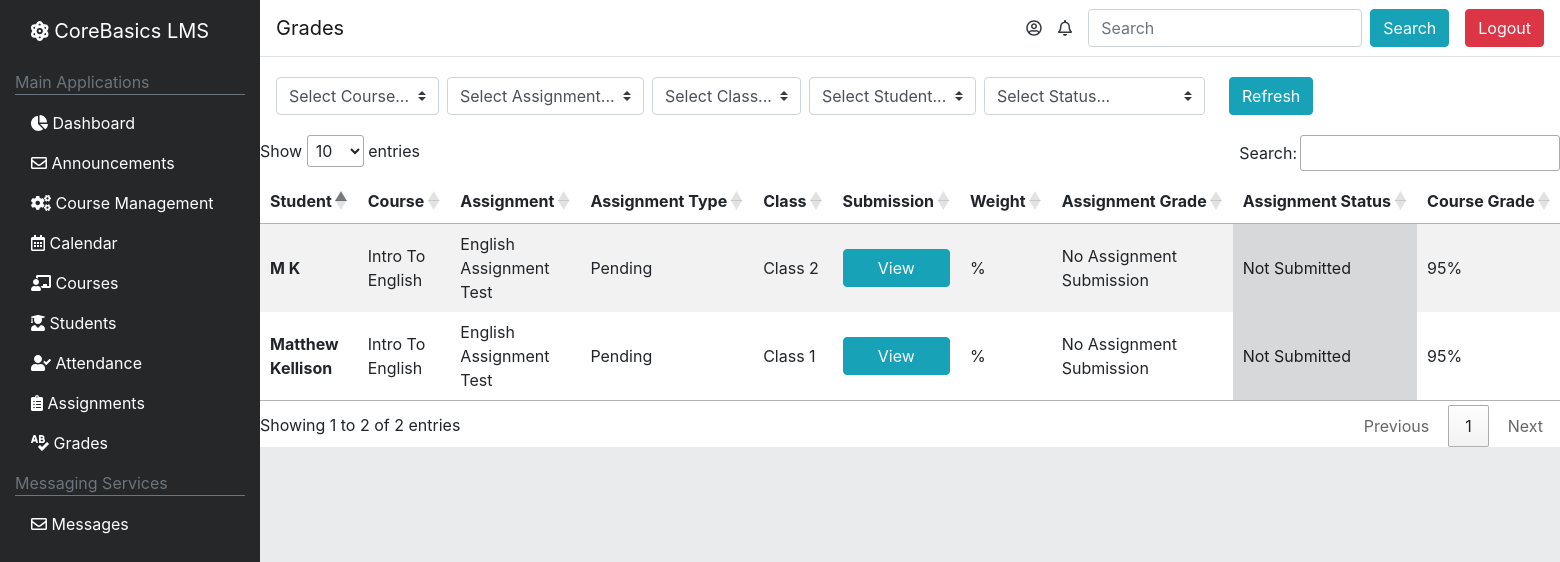
The app's page /grades/ (signed in), older data.
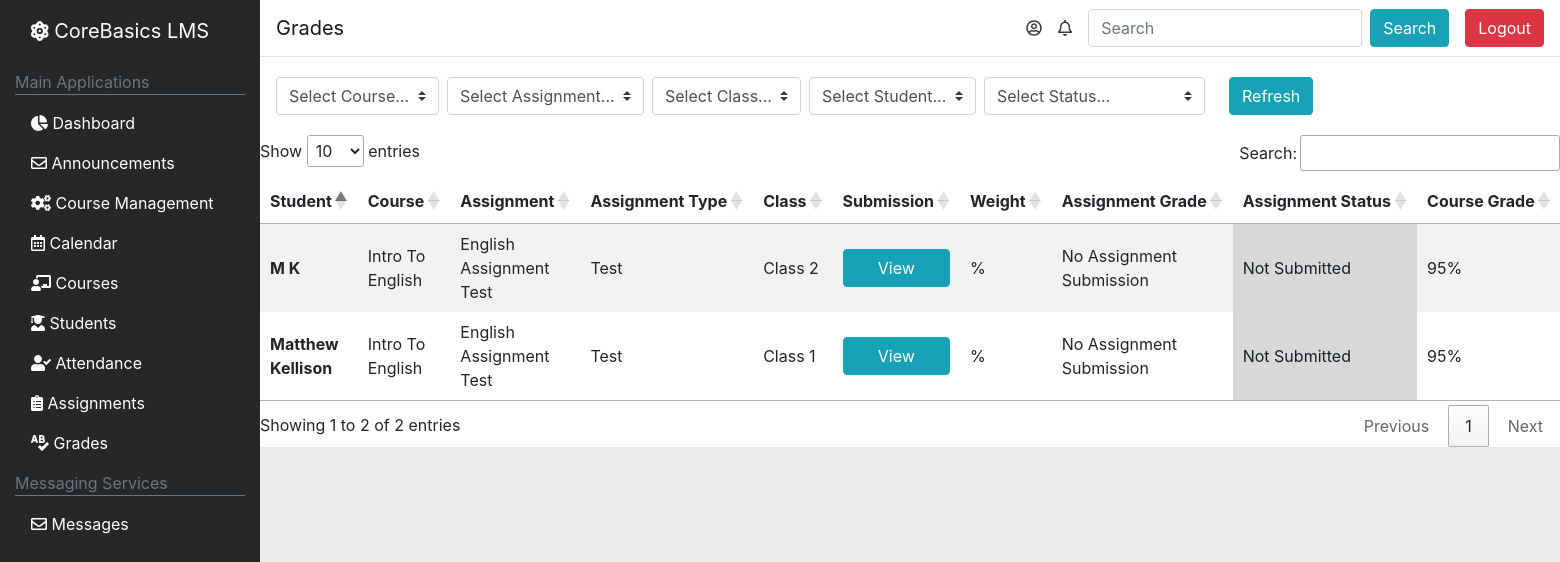
The same page, newer data.
### LMSSystem/models.py (models this page shows, shortened)
class StudentAssignments(models.Model):
    STATUS_CHOICES =(
        ('Not Submitted','Not Submitted'),
        ('Submitted - Not Graded','Submitted - Not Graded'),
        ('Graded','Graded'),
        ('Late','Late'),
        ('Resubmitted','Resubmitted'),
    )
    student_assignment_id = models.AutoField(primary_key=True)
    user = models.ForeignKey(User, on_delete=models.CASCADE)
    class_id = models.ForeignKey(ClassList, on_delete=models.CASCADE)
    code_id = models.ForeignKey(ClassListGroupCode, on_delete=models.CASCADE)
    assignment_id = models.ForeignKey(Assignments, on_delete=models.CASCADE)
    assignment_grade = models.IntegerField(blank=True,null=True)
    assignment_status = models.CharField(max_length=22,choices=STATUS_CHOICES, null=False, blank=False, default="Not Submitted")

class Assignments(models.Model):
    STATUS_CHOICES = (
        ('Pending', 'Pending'),
        ('Published', 'Published'),
        ('Late', 'Late'),
    )
    TYPE_CHOICES =(
        ('Pending','Pending'),
        ('File Upload','File Upload'),
        ('Homework','Homework'),
        ('Discussion','Discussion'),
        ('Quiz','Quiz'),
        ('Test','Test'),
    )
    assignment_id = models.AutoField(primary_key=True)
    class_id = models.ForeignKey(ClassList, on_delete=models.CASCADE)
    assignment_name = models.CharField(max_length=255, blank=False, null=False, default="None")
    assignment_description = models.TextField(blank=False,default="Pending")
    assignment_type = models.CharField(max_length=11,choices=TYPE_CHOICES, null=False, blank=False, default="Pending")
    due_date = models.DateField(auto_now=False, auto_now_add=False)
    point_value = models.IntegerField(blank=False,null=False,default=0)
    assignment_files = models.FileField(upload_to ='assignments/',blank=True)
    assignment_status = models.CharField(max_length=10,choices=STATUS_CHOICES, null=False, blank=False, default="Pending")

class Profile(models.Model):
    ROLE_CHOICES = (
        ('Student', 'Student'),
        ('Teacher', 'Teacher'),
        ('Supervisor', 'Supervisor'),
    )
    user = models.OneToOneField(User, on_delete=models.CASCADE, related_name='profile')
    first_name = models.CharField(max_length=100, blank=True)
    last_name = models.CharField(max_length=100, blank=True)
    email = models.EmailField(max_length=150)
    role = models.CharField(max_length=10,choices=ROLE_CHOICES, null=True, blank=False)
    Account_Confirmed = models.BooleanField(default=False)
    Profile_Image = models.ImageField(upload_to ='uploads/',blank=True)

class ClassList(models.Model):
    class_id = models.AutoField(primary_key=True,)
    user = models.ForeignKey(User, on_delete=models.CASCADE, related_name="classlist")
    class_name = models.CharField(max_length=100, blank=False, default="Pending")
    class_subject = models.CharField(max_length=100, blank=False, default="Pending")
    class_description = models.TextField(blank=False,default="Pending")
    class_photo = models.ImageField(upload_to ='classphotos/',blank=True, null=True)
    syllabus_file = models.FileField(upload_to ='syllabus/',blank=True)

class ClassListGroupCode(models.Model):
    code_id = models.AutoField(primary_key=True)
    class_id = models.ForeignKey(ClassList, on_delete=models.CASCADE)
    class_group_name = models.CharField(max_length=100, blank=False, default="Class 1")
    class_group_code = models.CharField(max_length=32, blank=False, default="00000000000000000000000000000000")

### LMSSystem/views.py (the view)
# urls.py: path('grades/', views.grades, name='grades'),
def grades(request):
    if request.user.is_authenticated:
        role = request.user.profile.role
        getMyCourses = ClassList.objects.filter(user=request.user)
        listassignments = StudentAssignments.objects.filter(class_id__in=(getMyCourses))
        if role == "Supervisor":
            return render(request, 'grades/index.html', {'pagename':'Grades', 'listassignments':listassignments})
        if role == "Teacher":
            return render(request, 'grades/index.html', {'pagename':'Grades', 'listassignments':listassignments})
        if role == "Student":
            return render(request, 'grades/index.html', {'pagename':'Grades', 'listassignments':listassignments})

### LMSSystem/templates/grades/index.html (shortened to what the changed rows need)
<!doctype html>
<html lang="en">
  {% include 'base-templates/headtag.html' %}
  <link rel="stylesheet" type="text/css" href="https://cdn.datatables.net/1.10.21/css/jquery.dataTables.css">
    <body>
      <div class="container-fluid">
          <div class="row">
              <div class="col-lg-10 pl-0 pr-0" style="background: #EAEBEC;">
                <div class="container-fluid">
                  <div class="row">
                    <div class="col-lg-12 p-0 bg-white">
                      <div>
                        <table id="gradeTable" class="table-striped table-hover table-responsive-lg">
                          <thead>
                            <tr>
                              <th scope="col">Student</th>
                              <th scope="col">Course</th>
                              <th scope="col">Assignment</th>
                              <th scope="col">Assignment&nbsp;Type</th>
                              <th scope="col">Class</th>
                              <th scope="col">Submission</th>
                              <th scope="col">Weight</th>
                              <th scope="col">Assignment&nbsp;Grade</th>
                              <th scope="col">Assignment&nbsp;Status</th>
                              <th scope="col">Course&nbsp;Grade</th>
                            </tr>
                          </thead>
                          <tbody>
                            {% if listassignments %}
                            {% for row in listassignments %}
                            <tr>
                              <td><strong>{{ row.user.profile.first_name }} {{ row.user.profile.last_name }}</strong></td>
                              <td>{{ row.class_id.class_name }}</td>
                              <td>{{ row.assignment_id.assignment_name }}</td>
                              <td>{{ row.assignment_id.assignment_type }}</td>
                              <td>{{ row.code_id.class_group_name }}</td>
                              <td><button class="btn btn-info w-100">View</button></td>
                              <td>{{ row.assignment_id.assignment_type.assignment_weight }}%</td>
                              {% if not row.assignment_grade %}
                              <td>No Assignment Submission</td>
                              {% else %}
                              <td>{{ row.assignment_grade}} <i class="far fa-edit"></i></td>
                              {% endif %}
                              {% if row.assignment_status == "Not Submitted" %}
                              <td class="alert-dark">{{ row.assignment_status }}</td>
                              {% elif row.assignment_status == "Submitted - Not Graded" %}
                              <td class="alert-secondary">{{ row.assignment_status }}</td>
                              {% elif row.assignment_status == "Graded" %}
                              <td class="alert-success">{{ row.assignment_status }}</td>
                              {% elif row.assignment_status == "Late" %}
                              <td class="alert-danger">{{ row.assignment_status }}</td>
                              {% elif row.assignment_status == "Resubmitted" %}
                              <td class="alert-warning">{{ row.assignment_status }}</td>
                              {% else %}
                              <td class="alert-dark">Data Issue</td>
                              {% endif %}
                              <td>95%</td>
                            </tr>
                            {% endfor %}
                            {% endif %}
                          </tbody>
                        </table>
                      </div>
                    </div>
                  </div>
                </div>
              </div>
          </div>
      </div>
    </body>
</html>

Row changes from the older to the newer data that the page shows:
changed through a linked row, StudentAssignments "Matthew": assignment_id.assignment_type "Pending" → "Test"
changed through a linked row, StudentAssignments "Class 2": assignment_id.assignment_type "Pending" → "Test"
